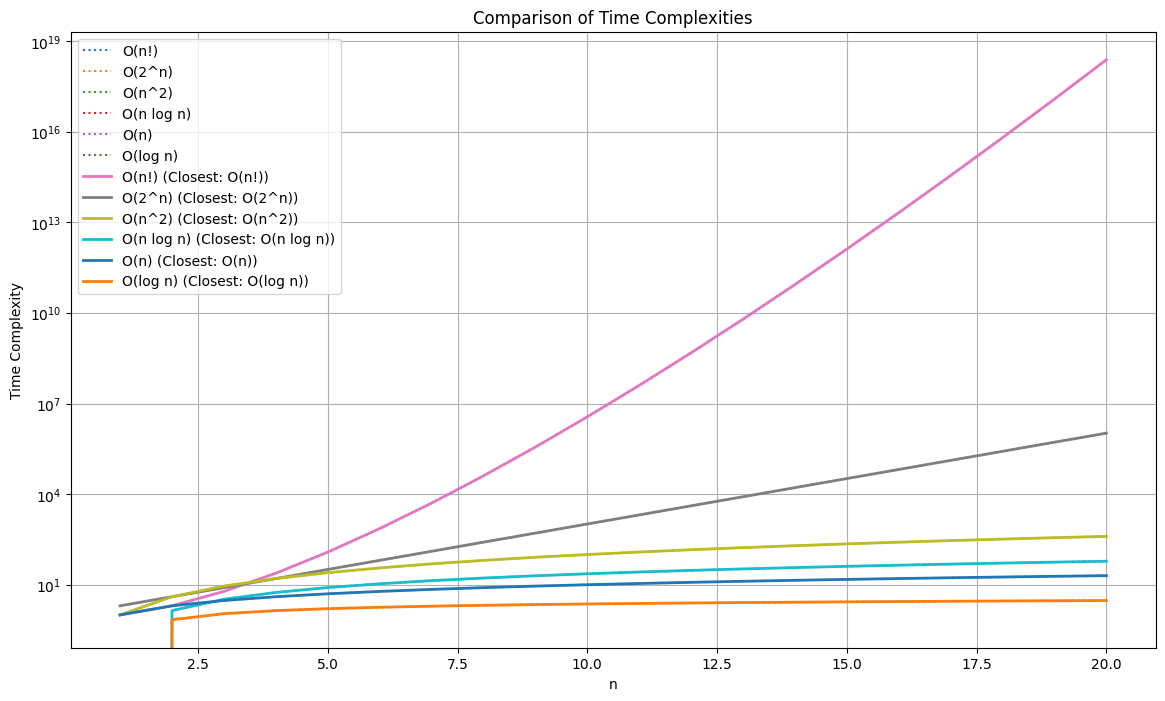

The script that drew this image:
import numpy as np
import matplotlib.pyplot as plt
import math

# Generate input values
n = np.arange(1, 21)

# Define example functions
functions = {
    "O(n!)": np.array([math.factorial(x) for x in n]),
    "O(2^n)": 2**n,
    "O(n^2)": n**2,
    "O(n log n)": n * np.log(n),
    "O(n)": n,
    "O(log n)": np.log(n)
}

# Target functions
target_functions = {
    "O(n!)": np.array([math.factorial(x) for x in n]),
    "O(2^n)": 2**n,
    "O(n^2)": n**2,
    "O(n log n)": n * np.log(n),
    "O(n)": n,
    "O(log n)": np.log(n)
}

# Plotting
plt.figure(figsize=(14, 8))

# Plot the target functions
for name, values in target_functions.items():
    plt.plot(n, values, label=name, linestyle='dotted')

# Plot the example functions with different styles
for i, (name, values) in enumerate(functions.items()):
    distances = {}
    for t_name, t_values in target_functions.items():
        # Calculate Euclidean distance
        distance = np.linalg.norm(values - t_values)
        distances[t_name] = distance

    # Find the closest target function
    closest = min(distances, key=distances.get)

    # Plot the example function
    plt.plot(n, values, label=f"{name} (Closest: {closest})", linewidth=2)
    print(f"{name} is closest to {closest} with distance {distances[closest]}")

plt.xlabel('n')
plt.ylabel('Time Complexity')
plt.yscale('log')
plt.legend()
plt.title('Comparison of Time Complexities')
plt.grid(True)
plt.show()
